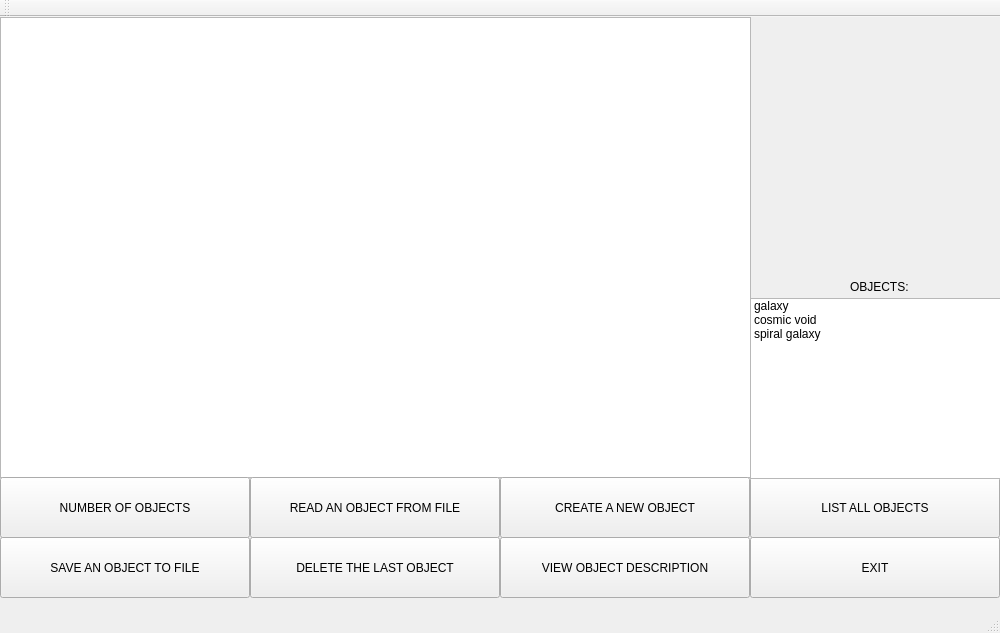
<?xml version="1.0" encoding="UTF-8"?>
<ui version="4.0">
 <class>GalaxyUIClass</class>
 <widget class="QMainWindow" name="GalaxyUIClass">
  <property name="geometry">
   <rect>
    <x>0</x>
    <y>0</y>
    <width>1000</width>
    <height>633</height>
   </rect>
  </property>
  <property name="minimumSize">
   <size>
    <width>1000</width>
    <height>633</height>
   </size>
  </property>
  <property name="maximumSize">
   <size>
    <width>1000</width>
    <height>633</height>
   </size>
  </property>
  <property name="windowTitle">
   <string>GalaxyUI</string>
  </property>
  <widget class="QWidget" name="centralWidget">
   <widget class="QTextEdit" name="textWindow">
    <property name="geometry">
     <rect>
      <x>0</x>
      <y>0</y>
      <width>751</width>
      <height>461</height>
     </rect>
    </property>
    <property name="minimumSize">
     <size>
      <width>751</width>
      <height>461</height>
     </size>
    </property>
    <property name="maximumSize">
     <size>
      <width>751</width>
      <height>461</height>
     </size>
    </property>
    <property name="font">
     <font>
      <pointsize>12</pointsize>
     </font>
    </property>
    <property name="styleSheet">
     <string notr="true"/>
    </property>
   </widget>
   <widget class="QPushButton" name="numberB">
    <property name="geometry">
     <rect>
      <x>0</x>
      <y>460</y>
      <width>250</width>
      <height>61</height>
     </rect>
    </property>
    <property name="text">
     <string>NUMBER OF OBJECTS</string>
    </property>
   </widget>
   <widget class="QPushButton" name="saveB">
    <property name="geometry">
     <rect>
      <x>0</x>
      <y>520</y>
      <width>250</width>
      <height>61</height>
     </rect>
    </property>
    <property name="text">
     <string>SAVE AN OBJECT TO FILE</string>
    </property>
   </widget>
   <widget class="QPushButton" name="readB">
    <property name="geometry">
     <rect>
      <x>250</x>
      <y>460</y>
      <width>250</width>
      <height>61</height>
     </rect>
    </property>
    <property name="text">
     <string>READ AN OBJECT FROM FILE</string>
    </property>
   </widget>
   <widget class="QPushButton" name="deleteB">
    <property name="geometry">
     <rect>
      <x>250</x>
      <y>520</y>
      <width>250</width>
      <height>61</height>
     </rect>
    </property>
    <property name="text">
     <string>DELETE THE LAST OBJECT</string>
    </property>
   </widget>
   <widget class="QPushButton" name="createB">
    <property name="geometry">
     <rect>
      <x>500</x>
      <y>460</y>
      <width>250</width>
      <height>61</height>
     </rect>
    </property>
    <property name="text">
     <string>CREATE A NEW OBJECT</string>
    </property>
   </widget>
   <widget class="QPushButton" name="descriptionB">
    <property name="geometry">
     <rect>
      <x>500</x>
      <y>520</y>
      <width>250</width>
      <height>61</height>
     </rect>
    </property>
    <property name="text">
     <string>VIEW OBJECT DESCRIPTION</string>
    </property>
   </widget>
   <widget class="QPushButton" name="listB">
    <property name="geometry">
     <rect>
      <x>750</x>
      <y>460</y>
      <width>250</width>
      <height>61</height>
     </rect>
    </property>
    <property name="text">
     <string>LIST ALL OBJECTS</string>
    </property>
   </widget>
   <widget class="QPushButton" name="exitB">
    <property name="geometry">
     <rect>
      <x>750</x>
      <y>520</y>
      <width>250</width>
      <height>61</height>
     </rect>
    </property>
    <property name="text">
     <string>EXIT</string>
    </property>
   </widget>
   <widget class="QListWidget" name="listWidget">
    <property name="geometry">
     <rect>
      <x>750</x>
      <y>281</y>
      <width>251</width>
      <height>181</height>
     </rect>
    </property>
    <item>
     <property name="text">
      <string>galaxy</string>
     </property>
    </item>
    <item>
     <property name="text">
      <string>cosmic void</string>
     </property>
    </item>
    <item>
     <property name="text">
      <string>spiral galaxy</string>
     </property>
    </item>
   </widget>
   <widget class="QWidget" name="widget" native="true">
    <property name="geometry">
     <rect>
      <x>749</x>
      <y>-1</y>
      <width>251</width>
      <height>251</height>
     </rect>
    </property>
    <widget class="QLabel" name="label">
     <property name="geometry">
      <rect>
       <x>6</x>
       <y>2</y>
       <width>241</width>
       <height>251</height>
      </rect>
     </property>
     <property name="text">
      <string/>
     </property>
     <property name="pixmap">
      <pixmap>galaxy.jpg</pixmap>
     </property>
     <property name="scaledContents">
      <bool>true</bool>
     </property>
    </widget>
   </widget>
   <widget class="QLabel" name="label_2">
    <property name="geometry">
     <rect>
      <x>850</x>
      <y>260</y>
      <width>61</width>
      <height>20</height>
     </rect>
    </property>
    <property name="text">
     <string>OBJECTS:</string>
    </property>
   </widget>
  </widget>
  <widget class="QMenuBar" name="menuBar">
   <property name="geometry">
    <rect>
     <x>0</x>
     <y>0</y>
     <width>1000</width>
     <height>21</height>
    </rect>
   </property>
  </widget>
  <widget class="QToolBar" name="mainToolBar">
   <attribute name="toolBarArea">
    <enum>TopToolBarArea</enum>
   </attribute>
   <attribute name="toolBarBreak">
    <bool>false</bool>
   </attribute>
  </widget>
  <widget class="QStatusBar" name="statusBar"/>
 </widget>
 <layoutdefault spacing="6" margin="11"/>
 <resources>
  <include location="GalaxyUI.qrc"/>
 </resources>
 <connections>
  <connection>
   <sender>exitB</sender>
   <signal>clicked()</signal>
   <receiver>GalaxyUIClass</receiver>
   <slot>close()</slot>
   <hints>
    <hint type="sourcelabel">
     <x>874</x>
     <y>583</y>
    </hint>
    <hint type="destinationlabel">
     <x>499</x>
     <y>317</y>
    </hint>
   </hints>
  </connection>
  <connection>
   <sender>listB</sender>
   <signal>clicked()</signal>
   <receiver>GalaxyUIClass</receiver>
   <slot>displayAll()</slot>
   <hints>
    <hint type="sourcelabel">
     <x>874</x>
     <y>523</y>
    </hint>
    <hint type="destinationlabel">
     <x>499</x>
     <y>317</y>
    </hint>
   </hints>
  </connection>
  <connection>
   <sender>listWidget</sender>
   <signal>itemPressed(QListWidgetItem*)</signal>
   <receiver>GalaxyUIClass</receiver>
   <slot>imageDisplay()</slot>
   <hints>
    <hint type="sourcelabel">
     <x>875</x>
     <y>389</y>
    </hint>
    <hint type="destinationlabel">
     <x>499</x>
     <y>349</y>
    </hint>
   </hints>
  </connection>
  <connection>
   <sender>descriptionB</sender>
   <signal>clicked()</signal>
   <receiver>GalaxyUIClass</receiver>
   <slot>displaySelected()</slot>
   <hints>
    <hint type="sourcelabel">
     <x>624</x>
     <y>583</y>
    </hint>
    <hint type="destinationlabel">
     <x>499</x>
     <y>349</y>
    </hint>
   </hints>
  </connection>
  <connection>
   <sender>createB</sender>
   <signal>clicked()</signal>
   <receiver>GalaxyUIClass</receiver>
   <slot>openCreator()</slot>
   <hints>
    <hint type="sourcelabel">
     <x>624</x>
     <y>523</y>
    </hint>
    <hint type="destinationlabel">
     <x>499</x>
     <y>349</y>
    </hint>
   </hints>
  </connection>
  <connection>
   <sender>deleteB</sender>
   <signal>clicked()</signal>
   <receiver>GalaxyUIClass</receiver>
   <slot>deleteObject()</slot>
   <hints>
    <hint type="sourcelabel">
     <x>374</x>
     <y>583</y>
    </hint>
    <hint type="destinationlabel">
     <x>499</x>
     <y>349</y>
    </hint>
   </hints>
  </connection>
  <connection>
   <sender>numberB</sender>
   <signal>clicked()</signal>
   <receiver>GalaxyUIClass</receiver>
   <slot>objectCount()</slot>
   <hints>
    <hint type="sourcelabel">
     <x>124</x>
     <y>523</y>
    </hint>
    <hint type="destinationlabel">
     <x>499</x>
     <y>349</y>
    </hint>
   </hints>
  </connection>
  <connection>
   <sender>readB</sender>
   <signal>clicked()</signal>
   <receiver>GalaxyUIClass</receiver>
   <slot>openReading()</slot>
   <hints>
    <hint type="sourcelabel">
     <x>374</x>
     <y>523</y>
    </hint>
    <hint type="destinationlabel">
     <x>499</x>
     <y>349</y>
    </hint>
   </hints>
  </connection>
  <connection>
   <sender>saveB</sender>
   <signal>clicked()</signal>
   <receiver>GalaxyUIClass</receiver>
   <slot>openWriting()</slot>
   <hints>
    <hint type="sourcelabel">
     <x>124</x>
     <y>583</y>
    </hint>
    <hint type="destinationlabel">
     <x>499</x>
     <y>349</y>
    </hint>
   </hints>
  </connection>
 </connections>
 <slots>
  <slot>imageDisplay()</slot>
  <slot>displayAll()</slot>
  <slot>displaySelected()</slot>
  <slot>openCreator()</slot>
  <slot>createObject()</slot>
  <slot>deleteObject()</slot>
  <slot>objectCount()</slot>
  <slot>openReading()</slot>
  <slot>openWriting()</slot>
 </slots>
</ui>
